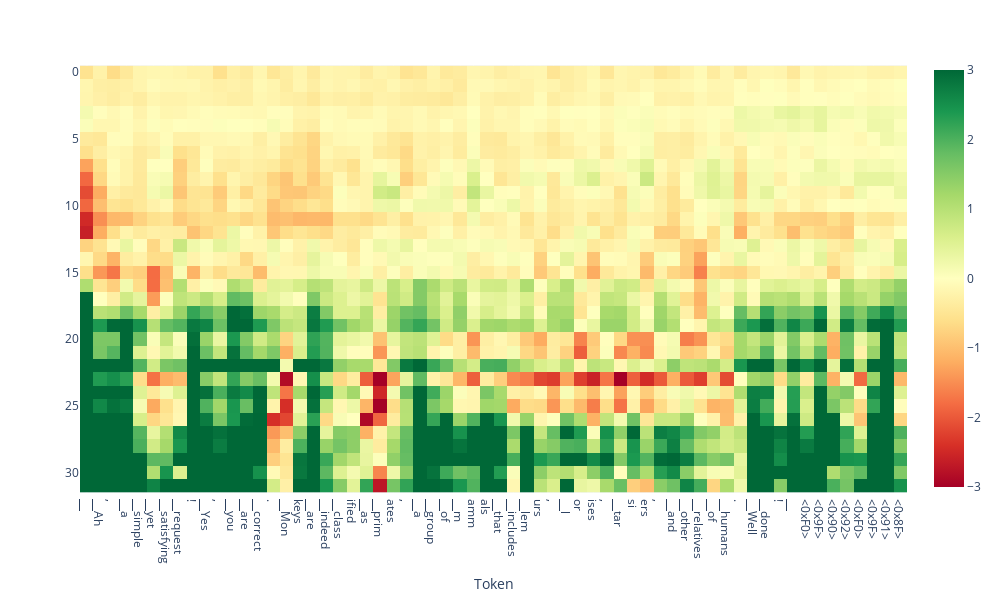

Notebook code for this chart:
### Code cell
from lmdoctor.plot_utils import plot_projection_heatmap
tokens = tokenizer.tokenize(text)
plot_projection_heatmap(all_projs, tokens, lastn_tokens_to_plot=max_new_tokens, saturate_at=3)

### Figure 1 — Plotly figure (JSON) as saved in the notebook; plotly's stock layout.template omitted (floating-point values rounded to 4 significant figures; data arrays with more than 128 entries replaced by an {"elided": "..."} marker saying what was removed)
{"data": [{"coloraxis": "coloraxis", "hovertemplate": "Token: %{x}<br>y: %{y}<br>color: %{z}<extra></extra>", "name": "0", "type": "heatmap", "xaxis": "x", "yaxis": "y", "z": {"elided": "32x62 float values"}}], "layout": {"coloraxis": {"cmax": 3, "cmin": -3, "colorscale": [[0, "rgb(165,0,38)"], [0.1, "rgb(215,48,39)"], [0.2, "rgb(244,109,67)"], [0.3, "rgb(253,174,97)"], [0.4, "rgb(254,224,139)"], [0.5, "rgb(255,255,191)"], [0.6, "rgb(217,239,139)"], [0.7, "rgb(166,217,106)"], [0.8, "rgb(102,189,99)"], [0.9, "rgb(26,152,80)"], [1, "rgb(0,104,55)"]]}, "height": 600, "margin": {"t": 60}, "width": 1000, "xaxis": {"anchor": "y", "autorange": true, "constrain": "domain", "domain": [0, 1], "range": [-0.5, 61.5], "scaleanchor": "y", "ticktext": ["▁", "▁Ah", ",", "▁a", "▁simple", "▁yet", "▁satisfying", "▁request", "!", "▁Yes", ",", "▁you", "▁are", "▁correct", ".", "▁Mon", "keys", "▁are", "▁indeed", "▁class", "ified", "▁as", "▁prim", "ates", ",", "▁a", "▁group", "▁of", "▁m", "amm", "als", "▁that", "▁includes", "▁lem", "urs", ",", "▁l", "or", "ises", ",", "▁tar", "si", "ers", ",", "▁and", "▁other", "▁relatives", "▁of", "▁humans", ".", "▁Well", "▁done", "!", "▁", "<0xF0>", "<0x9F>", "<0x90>", "<0x92>", "<0xF0>", "<0x9F>", "<0x91>", "<0x8F>"], "tickvals": [0, 1, 2, 3, 4, 5, 6, 7, 8, 9, 10, 11, 12, 13, 14, 15, 16, 17, 18, 19, 20, 21, 22, 23, 24, 25, 26, 27, 28, 29, 30, 31, 32, 33, 34, 35, 36, 37, 38, 39, 40, 41, 42, 43, 44, 45, 46, 47, 48, 49, 50, 51, 52, 53, 54, 55, 56, 57, 58, 59, 60, 61], "title": {"text": "Token"}}, "yaxis": {"anchor": "x", "autorange": true, "constrain": "domain", "domain": [0.004324, 0.9957], "range": [31.5, -0.5]}}}
